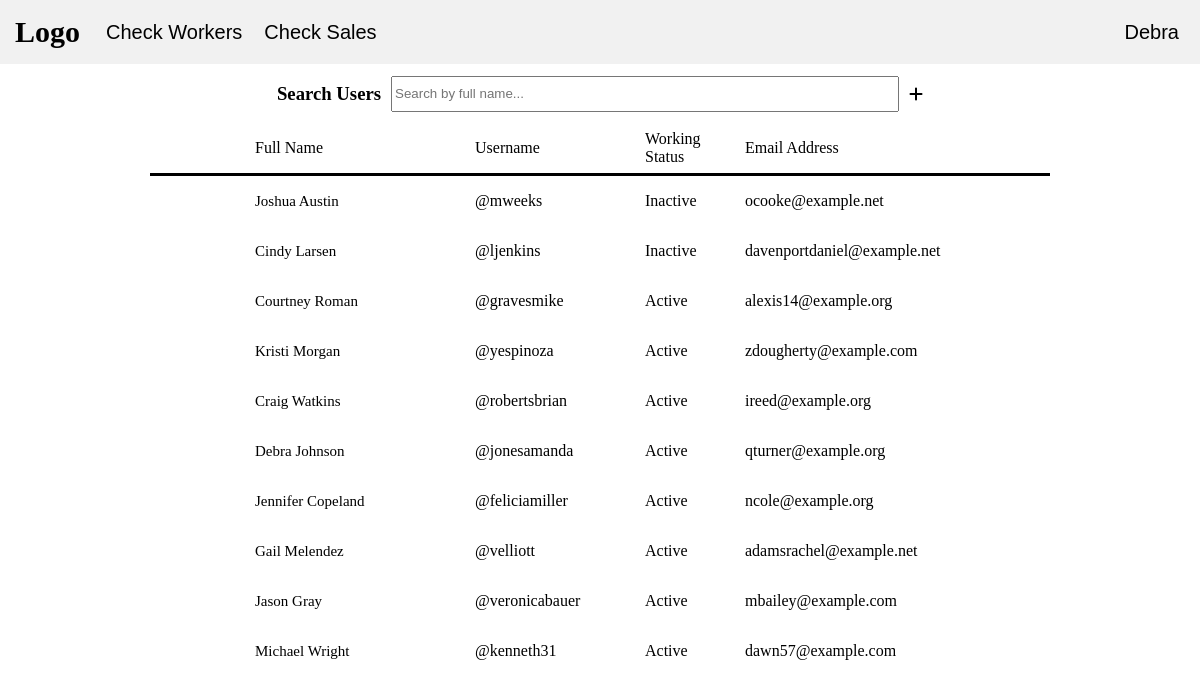
Screenshot of /admin/show_users (signed in) with the database file from the repository.
### user.py (models this page shows, shortened)
class User(Base, UserMixin):
    __tablename__ = "user_table"
    __table_args__ = (UniqueConstraint("username"),)
    id = Column(Integer, primary_key=True)
    username = Column("username", String, nullable=False)
    password = Column(String)
    first_name = Column(String, nullable=False)
    last_name = Column(String, nullable=False)
    email_address = Column(String, nullable=False)
    is_admin = Column(Boolean, nullable=False)
    is_working = Column(Boolean, nullable=False)
    def to_dict_without_password(self):
        return {"id": self.id, "username": self.username,
                "first_name": self.first_name,
                "last_name": self.last_name,
                "email_address": self.email_address,
                "is_working": self.is_working}

### admin_blueprint.py (the view)
@admin_page.route("/show_users")
@login_required
def show_users():
    if not current_user.is_admin:
        return "Access denied. You are not an admin."
    session = Session()
    users = session.query(User).all()
    user_objects = [user.to_dict_without_password() for user in users]
    return render_template("check_users2.html", users=user_objects)

### app.py (called while the page is built)
@login_manager.user_loader
def load_user(user_id):
    session = Session()
    employee = session.query(User).filter(User.id == int(user_id)).first()
    session.close()
    return employee

### templates/check_users2.html (shortened to what this page needs)
{% extends "admin_base.html" %}
{% block stylesheet %}<link rel="stylesheet" href="{{ url_for('static', filename='styles/stylesheet3.css') }}">{% endblock %}
{% block username %}{{ current_user.first_name }}{% endblock %}
{% block body %}
    <div id="main">
        <div id="page-title-with-search-bar">
            <h3>Search Users</h3>
            <input type="text" id="search-input" placeholder="Search by full name...">
            <i class="fa-solid fa-plus"></i>
        </div>
        <div style="width:900px;height:50px;display:flex;justify-content: center;align-items:center;gap:20px;border-bottom:solid;"><span style="width:200px;">Full Name</span><span style="width:150px;">Username</span><span style="width:80px;">Working Status</span><span style="width:200px;">Email Address</span></div>
        <div id="user-boxes-container" style="display:flex;flex-direction:column; align-items:center">
            {% for user in users %}
                <div class="user-box" style="width:900px;height:50px;display:flex;justify-content: center;align-items:center;gap:20px;">
                    <span style="font-size: 15px;width:200px;">{{ user["first_name"] }} {{user["last_name"]}}</span><span style="width:150px;">@{{ user["username"] }}</span><span style="width:80px;">{{ "Active" if user["is_working"] else "Inactive"}}</span><span style="width:200px;">{{ user["email_address"] }}</span>
                </div>
            {% endfor %}
        </div>
    </div>
{% endblock %}

### templates/admin_base.html (shortened to what this page needs)
{% extends "base.html" %}
{% block header_left %}
    <div class="dropdown">
        <button class="dropdown-button">Check Workers</button>
    </div>
    <div class="dropdown">
        <button class="dropdown-button">Check Sales</button>
    </div>
{% endblock %}

### templates/base.html (shortened to what this page needs)
<!DOCTYPE html>
<html lang="en">
<head>
    {% block stylesheet %}{% endblock %}
</head>
<body>
    <header>
        <div id="logo">Logo</div>
        <div id="nav-var">
            <div class="header-end" id="header-left-end">
                {% block header_left %}{% endblock %}
            </div>
            <div class="header-end" id="header-right-end">
                <div class="dropdown">
                    <button class="dropdown-button">{% block username %}{% endblock %}</button>
                </div>
            </div>
        </div>
    </header>
    {% block body %}{% endblock %}
</body>
</html>

### static/styles/stylesheet3.css (style rules this page uses)
#main { display: flex; flex-direction: column; justify-content: center; align-items: center; }
#search-input { width: 500px; height: 30px; }

### rows the page displays
User: first_name "Debra", last_name "Johnson", username "jonesamanda", is_working "Active", email_address "qturner@example.org"
User: first_name "Joshua", last_name "Austin", username "mweeks", is_working "Inactive", email_address "ocooke@example.net"
User: first_name "Cindy", last_name "Larsen", username "ljenkins", is_working "Inactive", email_address "davenportdaniel@example.net"
User: first_name "Courtney", last_name "Roman", username "gravesmike", is_working "Active", email_address "alexis14@example.org"
User: first_name "Kristi", last_name "Morgan", username "yespinoza", is_working "Active", email_address "zdougherty@example.com"
User: first_name "Craig", last_name "Watkins", username "robertsbrian", is_working "Active", email_address "ireed@example.org"
User: first_name "Jennifer", last_name "Copeland", username "feliciamiller", is_working "Active", email_address "ncole@example.org"
User: first_name "Gail", last_name "Melendez", username "velliott", is_working "Active", email_address "adamsrachel@example.net"
User: first_name "Jason", last_name "Gray", username "veronicabauer", is_working "Active", email_address "mbailey@example.com"
User: first_name "Michael", last_name "Wright", username "kenneth31", is_working "Active", email_address "dawn57@example.com"
